Frame 1 (no input): blank canvas, image omitted
Frame 60 (the mouse pressed at the canvas centre just before this capture): blank canvas, image omitted
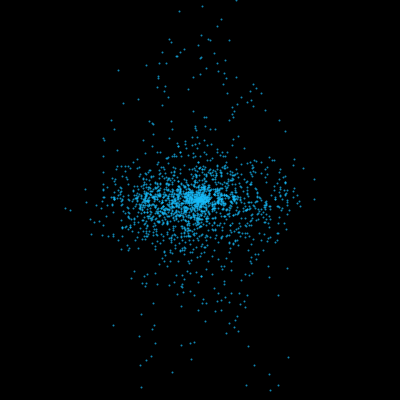
Frame 120 (the mouse held since frame 60 and released just before this capture)

The Processing sketch whose frames 1 and 60 were blank and that drew this single picture after the mouse press (run headless with seeded random() and noise(); from frame 60 on, the mouse is pressed at the canvas centre):

// Processing sketch: processing_165530
// ── processing_165530.pde


float i,r,a,t;
void setup(){
size(400,400);
}

void draw(){
  background (0);
  stroke(22,187,250,180);
  strokeWeight (2);

for (i=0;i++<400;
a=noise(i/64)*9+t,
point(200+cos(a)*r,200+sin(a)*r/2))r=abs(noise(i)-.2)*mouseX;
t+=0.7;
r+=0.3;
for (i=0;i++<200;
a=noise(i/4)*.33+t/r,
point(200+cos(a)*r,200+sin(a)*r/2.5))r=abs(noise(i)-.4)*mouseX;
t+=0.4;
for (i=0;i++<230;
a=noise(i/31)*9+t/r,
point(200+cos(a)*r*0.89,200+sin(a)*r/1.8))r=abs(noise(i)-.2)*mouseX;
t+=.32;
r+=.3;
for (i=0;i++<250;
a=noise(i/22)*9+t/r,
point(200+cos(a)*r*0.89,200+sin(a)*r/3.2))r=abs(noise(i)-.2)*mouseX;
t+=.32;
r+=.9;
for (i=0;i++<255;
a=noise(i/89)*9+t/r,
point(200+cos(a)*r*0.89,200+sin(a)*r/.3))r=abs(noise(i)-.2)*mouseX;
t+=.32;
r+=.9;
for (i=0;i++<250;
a=noise(i/22)*9+t/r,
point(200+cos(a)*r*0.89,200+sin(a)*r/.8))r=abs(noise(i)-.2)*mouseX;
t+=.22;
r+=.8;
for (i=0;i++<255;
a=noise(i/89)*9+t/r,
point(200+cos(a)*r*0.89,200+sin(a)*r/8.3))r=abs(noise(i)-.2)*mouseY;
t+=.12;
r+=.9;
for (i=0;i++<250;
a=noise(i/22)*9+t/r,
point(200+cos(a)*r*0.89,200+sin(a)*r/2.3))r=abs(noise(i)-.2)*mouseY;
t+=.55;
r+=.9;

}
